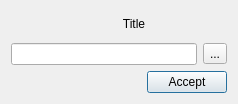
<?xml version="1.0" encoding="UTF-8"?>
<ui version="4.0">
 <class>Gui_AddEdit</class>
 <widget class="QDialog" name="Gui_AddEdit">
  <property name="geometry">
   <rect>
    <x>0</x>
    <y>0</y>
    <width>238</width>
    <height>104</height>
   </rect>
  </property>
  <property name="windowTitle">
   <string>AddEdit</string>
  </property>
  <property name="windowIcon">
   <iconset resource="resources.qrc">
    <normaloff>:/icons/events.png</normaloff>:/icons/events.png</iconset>
  </property>
  <layout class="QVBoxLayout" name="verticalLayout">
   <item>
    <layout class="QHBoxLayout" name="horizontalLayout_2">
     <item>
      <widget class="QLabel" name="label">
       <property name="minimumSize">
        <size>
         <width>24</width>
         <height>24</height>
        </size>
       </property>
       <property name="maximumSize">
        <size>
         <width>24</width>
         <height>24</height>
        </size>
       </property>
       <property name="text">
        <string/>
       </property>
       <property name="pixmap">
        <pixmap resource="resources.qrc">:/icons/rename.png</pixmap>
       </property>
       <property name="scaledContents">
        <bool>true</bool>
       </property>
      </widget>
     </item>
     <item>
      <widget class="QLabel" name="titleLabel">
       <property name="text">
        <string>Title</string>
       </property>
       <property name="alignment">
        <set>Qt::AlignCenter</set>
       </property>
      </widget>
     </item>
    </layout>
   </item>
   <item>
    <layout class="QHBoxLayout" name="horizontalLayout">
     <item>
      <widget class="QLineEdit" name="titleEdit">
       <property name="minimumSize">
        <size>
         <width>128</width>
         <height>0</height>
        </size>
       </property>
      </widget>
     </item>
     <item>
      <widget class="QToolButton" name="clearButton">
       <property name="text">
        <string>...</string>
       </property>
       <property name="icon">
        <iconset resource="resources.qrc">
         <normaloff>:/icons/clear.png</normaloff>:/icons/clear.png</iconset>
       </property>
      </widget>
     </item>
    </layout>
   </item>
   <item>
    <layout class="QHBoxLayout" name="horizontalLayout_3">
     <item>
      <spacer name="horizontalSpacer">
       <property name="orientation">
        <enum>Qt::Horizontal</enum>
       </property>
       <property name="sizeHint" stdset="0">
        <size>
         <width>40</width>
         <height>20</height>
        </size>
       </property>
      </spacer>
     </item>
     <item>
      <widget class="QPushButton" name="acceptButton">
       <property name="text">
        <string>Accept</string>
       </property>
       <property name="icon">
        <iconset resource="resources.qrc">
         <normaloff>:/icons/accept.png</normaloff>:/icons/accept.png</iconset>
       </property>
      </widget>
     </item>
    </layout>
   </item>
  </layout>
 </widget>
 <resources>
  <include location="resources.qrc"/>
 </resources>
 <connections/>
</ui>
